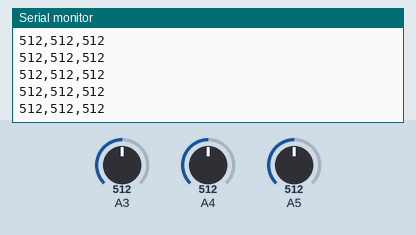
A sketch run on a simulated Arduino Uno, built with avr-gcc and run on an emulated ATmega328P. Shown: the last lines printed to the serial monitor. The inputs (shaded band) are chosen by the test bench; at power-on: A3 = 512, A4 = 512, A5 = 512.

Above: at 2.7 s.
2.8 s: A3 set to 985
At 3.3 s:
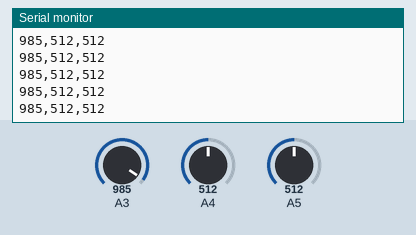
5.8 s: A3 set to 1011
At 6.4 s:
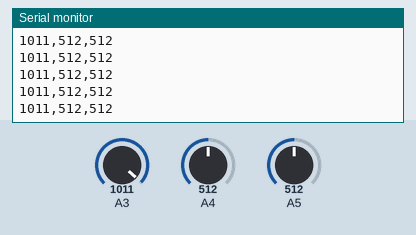
Timing chart, 0 to 8.8 s (numbered marks = the images above; inputs shaded):
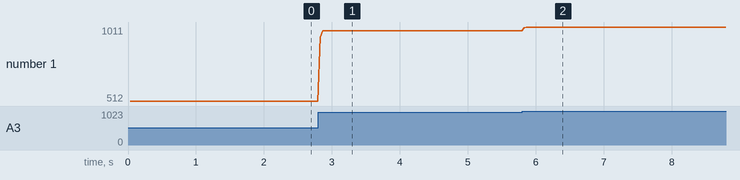

Measured:
- after the input at 2.8 s, the serial monitor: prints a new line at once (image 1)
- after the input at 5.8 s, the serial monitor: prints a new line at once (image 2)
- plotted number 1: 512 → 985 after the input at 2.8 s, 985 → 1011 after the input at 5.8 s

The sketch:

sanzikua.ino
```cpp
void setup() {
  // put your setup code here, to run once:
  Serial.begin(9600);
}

void loop() {
  // put your main code here, to run repeatedly:
  int i, a;
  long x, y, z;
  while(1){
    /*
    x = analogRead(3);
    y = analogRead(4);
    z = analogRead(5);
    */
    x=y=z=0;
    for(i=0; i<100; i++) {
      x += analogRead(3);
      y += analogRead(4);
      z += analogRead(5);
    }
    x=x/100;
    y=y/100;
    z=z/100;

    Serial.print(x) ;
    Serial.print(",");
    Serial.print(y) ;
    Serial.print(",");
    Serial.println(z) ;
    /*
    a=atan2(x-507,z-558) / 3.14159 *180.0 ;
    Serial.print(a) ;
    Serial.print(",");
    a=atan2(y-520, z-558) / 3.14159 *180.0 ;
    Serial.println(a) ;
    */
    delay(1);
  }
}
```
